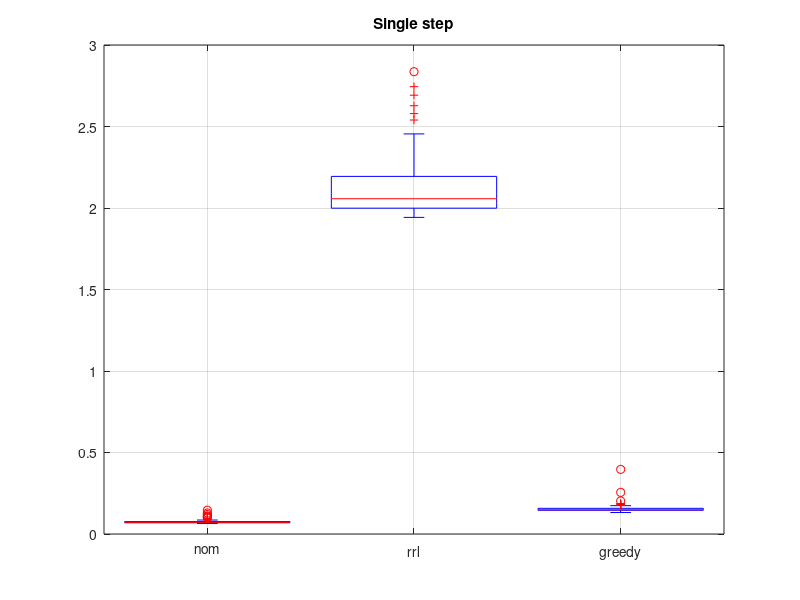
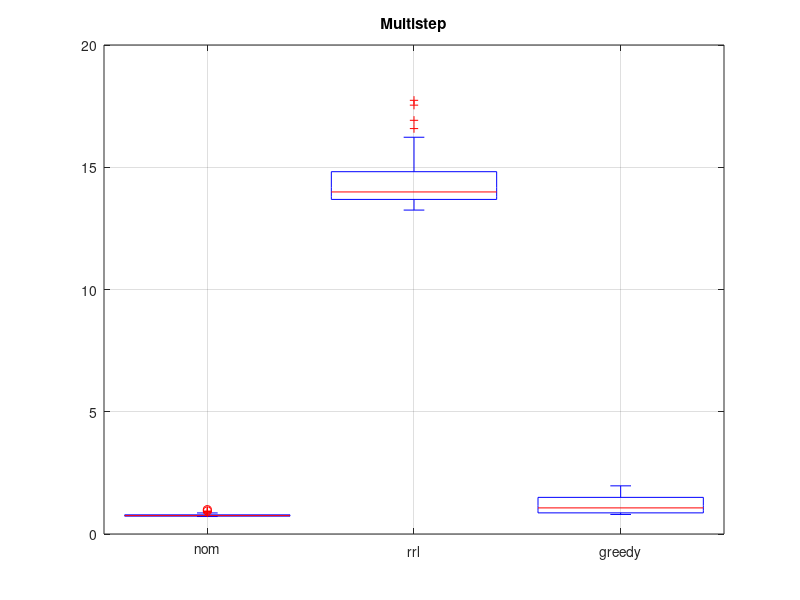

Here is the MATLAB script that generated these plots, in order:
% plot execution time

load('nom_rrl_greedy.mat');

%execution time of function robust controller
nom_data = execution_time(1,:,:);
%execution time of robust controller multistep run
nom_multistep = sum(execution_time(1,:,:), 2);
% execution time of multistep_rrl for time horizon 10
rrl_horizon = execution_time(2,1,:); 
 % execution time of multistep_rrl for time horizon 10 + execution time of
 % multipliers
rrl_horizon_multipliers = execution_time(2,1,:)+execution_time(4,1,:);
% full multistep calculation of rrl
rrl_horizon_multistep = sum(execution_time(2,:,:),2)+sum(execution_time(4,1,:),2);
% execution time of function optimal noise
optimal_noise =  execution_time(3,:,:);
% execution time of greedy (robust controller + optimal noise)
greedy_data =  execution_time(3,:,:) +  execution_time(5,:,:);
% full multistep calculation of greedy
greedy_multistep = sum(greedy_data, 2);

%%

fprintf('\nExecution time mean\n')
fprintf('\tnominal robust controller single = %.5e\n',mean(nom_data(:)))
fprintf('\tnominal robust controller multistep = %.5e\n',mean(nom_multistep(:)))
fprintf('\trrl single with time horizon 10   = %.5e\n',mean(rrl_horizon(:)))
fprintf('\trrl multiple run  = %.5e\n',mean(rrl_horizon_multistep(:)))
fprintf('\tgreedy single   = %.5e\n',mean(greedy_data(:)))
fprintf('\tgreedy multiple  = %.5e\n',mean(greedy_multistep(:)))

fprintf('\nExecution time std\n')
fprintf('\tnominal robust controller single = %.5e\n',std(nom_data(:)))
fprintf('\tnominal robust controller multistep = %.5e\n',std(nom_multistep(:)))
fprintf('\trrl single with time horizon 10   = %.5e\n',std(rrl_horizon(:)))
fprintf('\trrl multiple run  = %.5e\n',std(rrl_horizon_multistep(:)))
fprintf('\tgreedy single   = %.5e\n',std(greedy_data(:)))
fprintf('\tgreedy multiple  = %.5e\n',std(greedy_multistep(:)))

%% plot single and multiple run
figure
nom_data = nom_data(1,1,:);
greedy_data = greedy_data(1,1,:);
boxplot([nom_data(:) rrl_horizon(:) greedy_data(:)],'labels',{'nom','rrl', 'greedy'})
title('Single step')
grid on

figure
boxplot([nom_multistep(:) rrl_horizon_multistep(:) greedy_multistep(:)],'labels',{'nom','rrl', 'greedy'})
title('Multistep')
grid on

